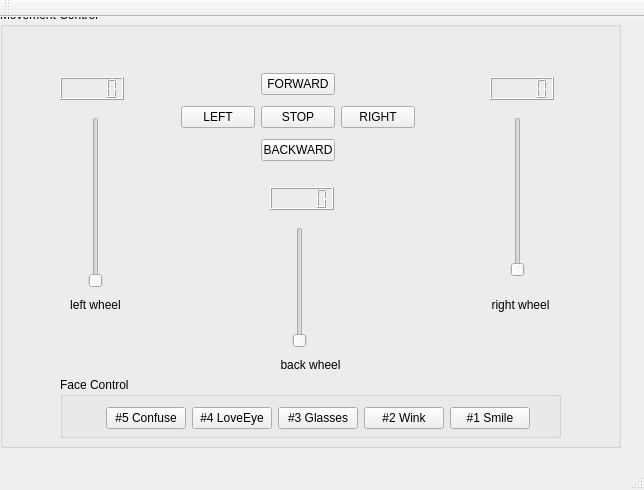
<?xml version="1.0" encoding="UTF-8"?>
<ui version="4.0">
 <class>MainWindow</class>
 <widget class="QMainWindow" name="MainWindow">
  <property name="geometry">
   <rect>
    <x>0</x>
    <y>0</y>
    <width>644</width>
    <height>490</height>
   </rect>
  </property>
  <property name="windowTitle">
   <string>MainWindow</string>
  </property>
  <widget class="QWidget" name="centralWidget">
   <widget class="QGroupBox" name="groupBox">
    <property name="geometry">
     <rect>
      <x>0</x>
      <y>-10</y>
      <width>621</width>
      <height>441</height>
     </rect>
    </property>
    <property name="title">
     <string>Movement Control</string>
    </property>
    <widget class="QWidget" name="horizontalLayoutWidget">
     <property name="geometry">
      <rect>
       <x>170</x>
       <y>50</y>
       <width>256</width>
       <height>121</height>
      </rect>
     </property>
     <layout class="QHBoxLayout" name="horizontalLayout">
      <item>
       <widget class="QPushButton" name="LEFT">
        <property name="text">
         <string>LEFT</string>
        </property>
       </widget>
      </item>
      <item>
       <layout class="QVBoxLayout" name="verticalLayout_3">
        <item>
         <widget class="QPushButton" name="BACKWARD">
          <property name="text">
           <string>FORWARD</string>
          </property>
         </widget>
        </item>
        <item>
         <widget class="QPushButton" name="pushButton">
          <property name="text">
           <string>STOP</string>
          </property>
         </widget>
        </item>
        <item>
         <widget class="QPushButton" name="FORWARD">
          <property name="text">
           <string>BACKWARD</string>
          </property>
         </widget>
        </item>
       </layout>
      </item>
      <item>
       <widget class="QPushButton" name="RIGHT">
        <property name="text">
         <string>RIGHT</string>
        </property>
       </widget>
      </item>
     </layout>
    </widget>
    <widget class="QSlider" name="verticalSlider">
     <property name="geometry">
      <rect>
       <x>290</x>
       <y>220</y>
       <width>20</width>
       <height>121</height>
      </rect>
     </property>
     <property name="maximum">
      <number>255</number>
     </property>
     <property name="orientation">
      <enum>Qt::Vertical</enum>
     </property>
    </widget>
    <widget class="QLCDNumber" name="lcdNumber">
     <property name="geometry">
      <rect>
       <x>270</x>
       <y>180</y>
       <width>64</width>
       <height>23</height>
      </rect>
     </property>
     <property name="font">
      <font>
       <pointsize>2</pointsize>
      </font>
     </property>
    </widget>
    <widget class="QLabel" name="label">
     <property name="geometry">
      <rect>
       <x>60</x>
       <y>290</y>
       <width>71</width>
       <height>16</height>
      </rect>
     </property>
     <property name="text">
      <string>left wheel</string>
     </property>
     <property name="alignment">
      <set>Qt::AlignCenter</set>
     </property>
    </widget>
    <widget class="QLCDNumber" name="lcdNumber_2">
     <property name="geometry">
      <rect>
       <x>60</x>
       <y>70</y>
       <width>64</width>
       <height>23</height>
      </rect>
     </property>
     <property name="font">
      <font>
       <pointsize>2</pointsize>
      </font>
     </property>
    </widget>
    <widget class="QLabel" name="label_2">
     <property name="geometry">
      <rect>
       <x>240</x>
       <y>490</y>
       <width>59</width>
       <height>14</height>
      </rect>
     </property>
     <property name="text">
      <string>SPEED</string>
     </property>
     <property name="alignment">
      <set>Qt::AlignCenter</set>
     </property>
    </widget>
    <widget class="QSlider" name="verticalSlider_2">
     <property name="geometry">
      <rect>
       <x>80</x>
       <y>110</y>
       <width>31</width>
       <height>171</height>
      </rect>
     </property>
     <property name="maximum">
      <number>255</number>
     </property>
     <property name="orientation">
      <enum>Qt::Vertical</enum>
     </property>
    </widget>
    <widget class="QLCDNumber" name="lcdNumber_3">
     <property name="geometry">
      <rect>
       <x>490</x>
       <y>70</y>
       <width>64</width>
       <height>23</height>
      </rect>
     </property>
     <property name="font">
      <font>
       <pointsize>2</pointsize>
      </font>
     </property>
    </widget>
    <widget class="QLabel" name="label_3">
     <property name="geometry">
      <rect>
       <x>480</x>
       <y>290</y>
       <width>81</width>
       <height>16</height>
      </rect>
     </property>
     <property name="text">
      <string>right wheel</string>
     </property>
     <property name="alignment">
      <set>Qt::AlignCenter</set>
     </property>
    </widget>
    <widget class="QSlider" name="verticalSlider_3">
     <property name="geometry">
      <rect>
       <x>510</x>
       <y>110</y>
       <width>16</width>
       <height>160</height>
      </rect>
     </property>
     <property name="maximum">
      <number>255</number>
     </property>
     <property name="orientation">
      <enum>Qt::Vertical</enum>
     </property>
    </widget>
    <widget class="QLabel" name="label_4">
     <property name="geometry">
      <rect>
       <x>270</x>
       <y>350</y>
       <width>81</width>
       <height>16</height>
      </rect>
     </property>
     <property name="text">
      <string>back wheel</string>
     </property>
     <property name="alignment">
      <set>Qt::AlignCenter</set>
     </property>
    </widget>
    <widget class="QGroupBox" name="groupBox_2">
     <property name="geometry">
      <rect>
       <x>60</x>
       <y>370</y>
       <width>501</width>
       <height>61</height>
      </rect>
     </property>
     <property name="title">
      <string>Face Control</string>
     </property>
     <widget class="QPushButton" name="five">
      <property name="geometry">
       <rect>
        <x>46</x>
        <y>30</y>
        <width>80</width>
        <height>22</height>
       </rect>
      </property>
      <property name="text">
       <string>#5 Confuse</string>
      </property>
     </widget>
     <widget class="QPushButton" name="one">
      <property name="geometry">
       <rect>
        <x>390</x>
        <y>30</y>
        <width>80</width>
        <height>22</height>
       </rect>
      </property>
      <property name="text">
       <string>#1 Smile</string>
      </property>
     </widget>
     <widget class="QPushButton" name="two">
      <property name="geometry">
       <rect>
        <x>304</x>
        <y>30</y>
        <width>80</width>
        <height>22</height>
       </rect>
      </property>
      <property name="text">
       <string>#2 Wink</string>
      </property>
     </widget>
     <widget class="QPushButton" name="tri">
      <property name="geometry">
       <rect>
        <x>218</x>
        <y>30</y>
        <width>80</width>
        <height>22</height>
       </rect>
      </property>
      <property name="text">
       <string>#3 Glasses</string>
      </property>
     </widget>
     <widget class="QPushButton" name="four">
      <property name="geometry">
       <rect>
        <x>132</x>
        <y>30</y>
        <width>80</width>
        <height>22</height>
       </rect>
      </property>
      <property name="text">
       <string>#4 LoveEye</string>
      </property>
     </widget>
    </widget>
    <widget class="QWidget" name="layoutWidget">
     <property name="geometry">
      <rect>
       <x>161</x>
       <y>231</y>
       <width>426</width>
       <height>24</height>
      </rect>
     </property>
     <layout class="QHBoxLayout" name="horizontalLayout_2"/>
    </widget>
   </widget>
  </widget>
  <widget class="QMenuBar" name="menuBar">
   <property name="geometry">
    <rect>
     <x>0</x>
     <y>0</y>
     <width>644</width>
     <height>19</height>
    </rect>
   </property>
  </widget>
  <widget class="QToolBar" name="mainToolBar">
   <attribute name="toolBarArea">
    <enum>TopToolBarArea</enum>
   </attribute>
   <attribute name="toolBarBreak">
    <bool>false</bool>
   </attribute>
  </widget>
  <widget class="QStatusBar" name="statusBar"/>
 </widget>
 <layoutdefault spacing="6" margin="11"/>
 <resources/>
 <connections>
  <connection>
   <sender>verticalSlider</sender>
   <signal>valueChanged(int)</signal>
   <receiver>lcdNumber</receiver>
   <slot>display(int)</slot>
   <hints>
    <hint type="sourcelabel">
     <x>91</x>
     <y>196</y>
    </hint>
    <hint type="destinationlabel">
     <x>89</x>
     <y>131</y>
    </hint>
   </hints>
  </connection>
  <connection>
   <sender>verticalSlider_2</sender>
   <signal>valueChanged(int)</signal>
   <receiver>lcdNumber_2</receiver>
   <slot>display(int)</slot>
   <hints>
    <hint type="sourcelabel">
     <x>308</x>
     <y>291</y>
    </hint>
    <hint type="destinationlabel">
     <x>300</x>
     <y>258</y>
    </hint>
   </hints>
  </connection>
  <connection>
   <sender>verticalSlider_3</sender>
   <signal>valueChanged(int)</signal>
   <receiver>lcdNumber_3</receiver>
   <slot>display(int)</slot>
   <hints>
    <hint type="sourcelabel">
     <x>515</x>
     <y>219</y>
    </hint>
    <hint type="destinationlabel">
     <x>517</x>
     <y>134</y>
    </hint>
   </hints>
  </connection>
 </connections>
</ui>
